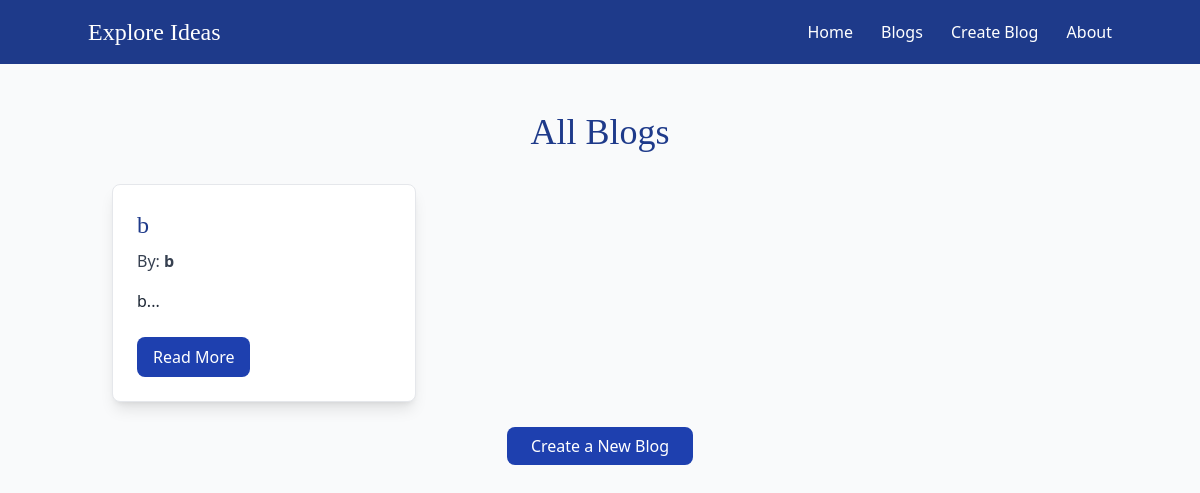
The app's page /blogs, older data.
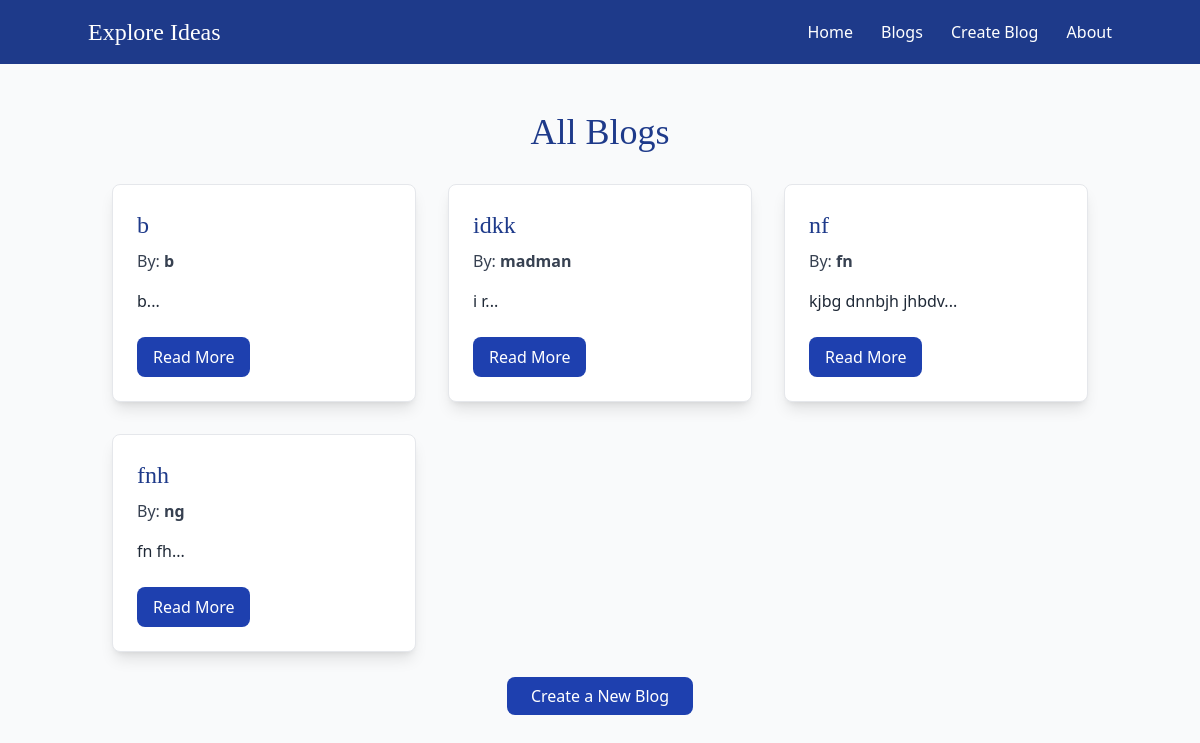
The same page, newer data.
### main.py (models this page shows)
class Blog(Base):
    __tablename__ = "blogs"
    id = Column(Integer, primary_key=True, index=True)
    username = Column(String, index=True)
    title = Column(String, index=True)
    content = Column(String)

### main.py (the view)
@app.get("/", response_class=HTMLResponse)
def read_blogs(request: Request):
    return templates.TemplateResponse("home.html", {"request": request})

### templates/blogs.html (shortened to what this page needs)
<!DOCTYPE html>
<html lang="en">
<head>
    <script src="https://cdn.tailwindcss.com"></script>
</head>
<body class="bg-gray-50 font-sans">
    <nav class="bg-blue-900 text-white p-4">
        <div class="container mx-auto flex justify-between items-center">
            <a href="/">
                <h1 class="text-2xl font-serif">Explore Ideas</h1>
            </a>
            <div class="space-x-6">
                <a href="/" class="hover:text-blue-200">Home</a>
                <a href="/blogs" class="hover:text-blue-200">Blogs</a>
                <a href="/create" class="hover:text-blue-200">Create Blog</a>
                <a href="/about" class="hover:text-blue-200">About</a>
            </div>
        </div>
    </nav>
    <main class="container mx-auto py-12 px-6">
        <h1 class="text-4xl font-serif text-blue-900 mb-8 text-center">All Blogs</h1>
        <div class="grid grid-cols-1 md:grid-cols-2 lg:grid-cols-3 gap-8">
            {% for blog in blogs %}
                <div class="bg-white p-6 rounded-lg shadow-lg border border-gray-200">
                    <h2 class="text-2xl font-serif text-blue-900 mb-2">{{ blog.title }}</h2>
                    <p class="text-gray-700 mb-4">By: <span class="font-semibold">{{ blog.username }}</span></p>
                    <p class="text-gray-800 mb-6">{{ blog.content[:100] }}...</p>
                    <a href="/blog/{{ blog.id }}" class="inline-block bg-blue-800 text-white px-4 py-2 rounded-lg hover:bg-blue-900">Read More</a>
                </div>
            {% endfor %}
        </div>
        <div class="mt-8 text-center">
            <a href="/create" class="bg-blue-800 text-white px-6 py-2 rounded-lg hover:bg-blue-900">Create a New Blog</a>
        </div>
    </main>
</body>
</html>

Row changes from the older to the newer data that the page shows:
added Blog: title "idkk", username "madman", content "i r"
added Blog: title "nf", username "fn", content "kjbg dnnbjh jhbdv"
added Blog: title "fnh", username "ng", content "fn fh"
